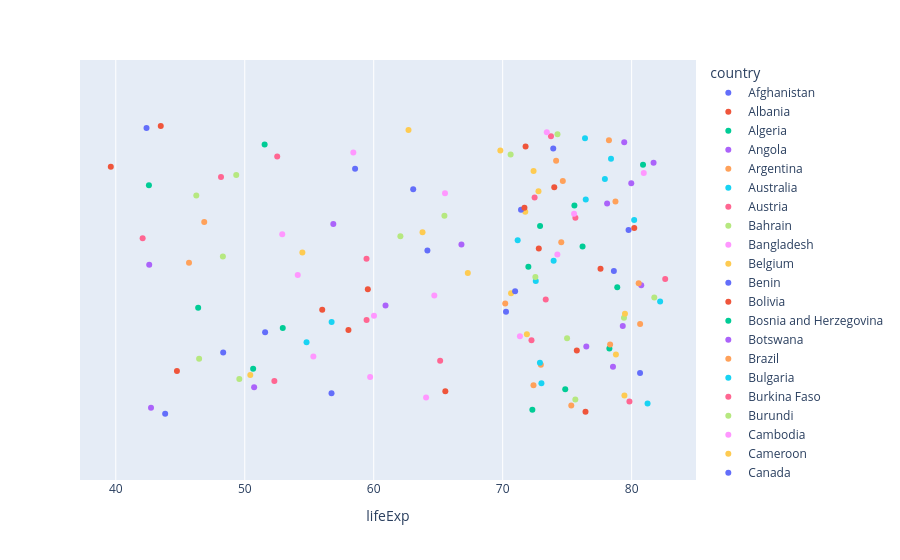

Write notebook code for a chart like this one.
### Code cell
px.strip(
    df,
    x="lifeExp", 
    hover_name="continent", 
    color="country"
)
